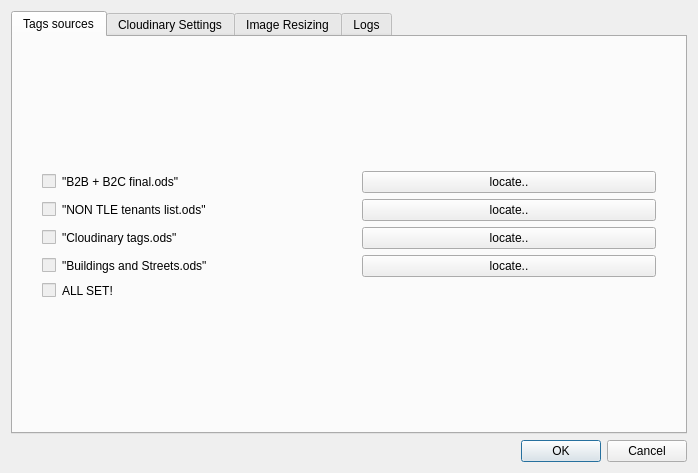
<?xml version="1.0" encoding="UTF-8"?>
<ui version="4.0">
 <class>Dialog</class>
 <widget class="QDialog" name="Dialog">
  <property name="geometry">
   <rect>
    <x>0</x>
    <y>0</y>
    <width>698</width>
    <height>473</height>
   </rect>
  </property>
  <property name="windowTitle">
   <string>Settings</string>
  </property>
  <layout class="QVBoxLayout" name="verticalLayout_5">
   <item>
    <widget class="QTabWidget" name="tabWidget">
     <property name="currentIndex">
      <number>0</number>
     </property>
     <widget class="QWidget" name="TagsSourcesTab">
      <attribute name="title">
       <string>Tags sources</string>
      </attribute>
      <layout class="QVBoxLayout" name="verticalLayout" stretch="0,1,0">
       <item>
        <spacer name="verticalSpacer_4">
         <property name="orientation">
          <enum>Qt::Vertical</enum>
         </property>
         <property name="sizeHint" stdset="0">
          <size>
           <width>20</width>
           <height>40</height>
          </size>
         </property>
        </spacer>
       </item>
       <item>
        <layout class="QGridLayout" name="gridLayout">
         <item row="0" column="0" rowspan="5">
          <spacer name="verticalSpacer_8">
           <property name="orientation">
            <enum>Qt::Vertical</enum>
           </property>
           <property name="sizeHint" stdset="0">
            <size>
             <width>20</width>
             <height>40</height>
            </size>
           </property>
          </spacer>
         </item>
         <item row="1" column="2">
          <widget class="QLabel" name="nonTLE_path">
           <property name="text">
            <string>&quot;NON TLE tenants list.ods&quot;</string>
           </property>
          </widget>
         </item>
         <item row="4" column="1">
          <widget class="QCheckBox" name="allSet_checkbox">
           <property name="enabled">
            <bool>false</bool>
           </property>
           <property name="text">
            <string/>
           </property>
          </widget>
         </item>
         <item row="0" column="3">
          <widget class="QPushButton" name="pushButton">
           <property name="text">
            <string>locate..</string>
           </property>
          </widget>
         </item>
         <item row="2" column="2">
          <widget class="QLabel" name="cloudinaryTags_path">
           <property name="text">
            <string>&quot;Cloudinary tags.ods&quot;</string>
           </property>
          </widget>
         </item>
         <item row="1" column="3">
          <widget class="QPushButton" name="pushButton_2">
           <property name="text">
            <string>locate..</string>
           </property>
          </widget>
         </item>
         <item row="3" column="1">
          <widget class="QCheckBox" name="buildings_checkbox">
           <property name="enabled">
            <bool>false</bool>
           </property>
           <property name="text">
            <string/>
           </property>
          </widget>
         </item>
         <item row="1" column="1">
          <widget class="QCheckBox" name="nonTLE_checkbox">
           <property name="enabled">
            <bool>false</bool>
           </property>
           <property name="text">
            <string/>
           </property>
          </widget>
         </item>
         <item row="0" column="1">
          <widget class="QCheckBox" name="B2B_final_checkbox">
           <property name="enabled">
            <bool>false</bool>
           </property>
           <property name="sizePolicy">
            <sizepolicy hsizetype="Fixed" vsizetype="Fixed">
             <horstretch>0</horstretch>
             <verstretch>0</verstretch>
            </sizepolicy>
           </property>
           <property name="text">
            <string/>
           </property>
          </widget>
         </item>
         <item row="2" column="1">
          <widget class="QCheckBox" name="cloudinaryTags_checkbox">
           <property name="enabled">
            <bool>false</bool>
           </property>
           <property name="text">
            <string/>
           </property>
          </widget>
         </item>
         <item row="3" column="2">
          <widget class="QLabel" name="buildings_path">
           <property name="text">
            <string>&quot;Buildings and Streets.ods&quot;</string>
           </property>
          </widget>
         </item>
         <item row="4" column="2">
          <widget class="QLabel" name="AllSet_label">
           <property name="text">
            <string>ALL SET!</string>
           </property>
          </widget>
         </item>
         <item row="2" column="3">
          <widget class="QPushButton" name="pushButton_3">
           <property name="text">
            <string>locate..</string>
           </property>
          </widget>
         </item>
         <item row="3" column="3">
          <widget class="QPushButton" name="pushButton_4">
           <property name="text">
            <string>locate..</string>
           </property>
          </widget>
         </item>
         <item row="0" column="2">
          <widget class="QLabel" name="B2B_final_path">
           <property name="text">
            <string>&quot;B2B + B2C final.ods&quot;</string>
           </property>
          </widget>
         </item>
         <item row="0" column="4" rowspan="5">
          <spacer name="verticalSpacer_9">
           <property name="orientation">
            <enum>Qt::Vertical</enum>
           </property>
           <property name="sizeHint" stdset="0">
            <size>
             <width>20</width>
             <height>40</height>
            </size>
           </property>
          </spacer>
         </item>
        </layout>
       </item>
       <item>
        <spacer name="verticalSpacer_5">
         <property name="orientation">
          <enum>Qt::Vertical</enum>
         </property>
         <property name="sizeHint" stdset="0">
          <size>
           <width>20</width>
           <height>40</height>
          </size>
         </property>
        </spacer>
       </item>
      </layout>
     </widget>
     <widget class="QWidget" name="cloudinarySettingsTab">
      <attribute name="title">
       <string>Cloudinary Settings</string>
      </attribute>
      <layout class="QVBoxLayout" name="verticalLayout_2">
       <item>
        <spacer name="verticalSpacer_11">
         <property name="orientation">
          <enum>Qt::Vertical</enum>
         </property>
         <property name="sizeHint" stdset="0">
          <size>
           <width>20</width>
           <height>40</height>
          </size>
         </property>
        </spacer>
       </item>
       <item>
        <layout class="QGridLayout" name="gridLayout_2">
         <item row="1" column="2" colspan="2">
          <widget class="QLineEdit" name="cloudName_text"/>
         </item>
         <item row="3" column="2" colspan="2">
          <widget class="QLineEdit" name="apiSecret_text"/>
         </item>
         <item row="1" column="0" rowspan="3">
          <spacer name="verticalSpacer_6">
           <property name="orientation">
            <enum>Qt::Vertical</enum>
           </property>
           <property name="sizeHint" stdset="0">
            <size>
             <width>20</width>
             <height>40</height>
            </size>
           </property>
          </spacer>
         </item>
         <item row="1" column="1">
          <widget class="QLabel" name="label_2">
           <property name="text">
            <string>Cloud Name</string>
           </property>
          </widget>
         </item>
         <item row="1" column="4" rowspan="3">
          <spacer name="verticalSpacer_7">
           <property name="orientation">
            <enum>Qt::Vertical</enum>
           </property>
           <property name="sizeHint" stdset="0">
            <size>
             <width>20</width>
             <height>40</height>
            </size>
           </property>
          </spacer>
         </item>
         <item row="3" column="1">
          <widget class="QLabel" name="label_4">
           <property name="text">
            <string>API Secret</string>
           </property>
          </widget>
         </item>
         <item row="4" column="3">
          <widget class="QPushButton" name="testCloudinaryConnection">
           <property name="text">
            <string>Test</string>
           </property>
          </widget>
         </item>
         <item row="2" column="2" colspan="2">
          <widget class="QLineEdit" name="apiKey_text"/>
         </item>
         <item row="2" column="1">
          <widget class="QLabel" name="label_3">
           <property name="text">
            <string>API Key</string>
           </property>
          </widget>
         </item>
         <item row="0" column="1" colspan="2">
          <widget class="QLabel" name="CloudinaryConnectionResult">
           <property name="text">
            <string>TextLabel</string>
           </property>
          </widget>
         </item>
        </layout>
       </item>
       <item>
        <spacer name="verticalSpacer_12">
         <property name="orientation">
          <enum>Qt::Vertical</enum>
         </property>
         <property name="sizeHint" stdset="0">
          <size>
           <width>20</width>
           <height>40</height>
          </size>
         </property>
        </spacer>
       </item>
      </layout>
     </widget>
     <widget class="QWidget" name="ImageResizeSettingsTab">
      <attribute name="title">
       <string>Image Resizing</string>
      </attribute>
      <layout class="QVBoxLayout" name="verticalLayout_3">
       <item>
        <spacer name="verticalSpacer_3">
         <property name="orientation">
          <enum>Qt::Vertical</enum>
         </property>
         <property name="sizeHint" stdset="0">
          <size>
           <width>20</width>
           <height>40</height>
          </size>
         </property>
        </spacer>
       </item>
       <item>
        <layout class="QHBoxLayout" name="horizontalLayout_3" stretch="0,1,0">
         <item>
          <spacer name="horizontalSpacer_3">
           <property name="orientation">
            <enum>Qt::Horizontal</enum>
           </property>
           <property name="sizeHint" stdset="0">
            <size>
             <width>40</width>
             <height>20</height>
            </size>
           </property>
          </spacer>
         </item>
         <item>
          <widget class="QLabel" name="validationResult">
           <property name="text">
            <string/>
           </property>
          </widget>
         </item>
         <item>
          <spacer name="horizontalSpacer_4">
           <property name="orientation">
            <enum>Qt::Horizontal</enum>
           </property>
           <property name="sizeHint" stdset="0">
            <size>
             <width>40</width>
             <height>20</height>
            </size>
           </property>
          </spacer>
         </item>
        </layout>
       </item>
       <item>
        <layout class="QGridLayout" name="gridLayout_3" columnstretch="1,0,1,0,1">
         <item row="0" column="1">
          <widget class="QLabel" name="label">
           <property name="text">
            <string>Max Size (Mb)</string>
           </property>
          </widget>
         </item>
         <item row="0" column="0" rowspan="3">
          <spacer name="verticalSpacer">
           <property name="orientation">
            <enum>Qt::Vertical</enum>
           </property>
           <property name="sizeHint" stdset="0">
            <size>
             <width>20</width>
             <height>40</height>
            </size>
           </property>
          </spacer>
         </item>
         <item row="1" column="2">
          <widget class="QLineEdit" name="longestSideEdit">
           <property name="text">
            <string>4000</string>
           </property>
           <property name="alignment">
            <set>Qt::AlignRight|Qt::AlignTrailing|Qt::AlignVCenter</set>
           </property>
           <property name="placeholderText">
            <string>4000</string>
           </property>
          </widget>
         </item>
         <item row="0" column="2">
          <widget class="QLineEdit" name="maxSizeLineEdit">
           <property name="text">
            <string>3.2</string>
           </property>
           <property name="alignment">
            <set>Qt::AlignRight|Qt::AlignTrailing|Qt::AlignVCenter</set>
           </property>
           <property name="placeholderText">
            <string>3.2</string>
           </property>
          </widget>
         </item>
         <item row="1" column="1">
          <widget class="QLabel" name="label_5">
           <property name="text">
            <string>Longest Side (px)</string>
           </property>
          </widget>
         </item>
         <item row="2" column="2">
          <widget class="QPushButton" name="validateSize">
           <property name="text">
            <string>validate</string>
           </property>
          </widget>
         </item>
         <item row="0" column="3" rowspan="3" colspan="2">
          <spacer name="verticalSpacer_2">
           <property name="orientation">
            <enum>Qt::Vertical</enum>
           </property>
           <property name="sizeHint" stdset="0">
            <size>
             <width>20</width>
             <height>40</height>
            </size>
           </property>
          </spacer>
         </item>
        </layout>
       </item>
       <item>
        <spacer name="verticalSpacer_10">
         <property name="orientation">
          <enum>Qt::Vertical</enum>
         </property>
         <property name="sizeHint" stdset="0">
          <size>
           <width>20</width>
           <height>40</height>
          </size>
         </property>
        </spacer>
       </item>
      </layout>
     </widget>
     <widget class="QWidget" name="logsSettingsTab">
      <attribute name="title">
       <string>Logs</string>
      </attribute>
      <layout class="QVBoxLayout" name="verticalLayout_4">
       <item>
        <spacer name="verticalSpacer_13">
         <property name="orientation">
          <enum>Qt::Vertical</enum>
         </property>
         <property name="sizeHint" stdset="0">
          <size>
           <width>20</width>
           <height>40</height>
          </size>
         </property>
        </spacer>
       </item>
       <item>
        <layout class="QHBoxLayout" name="horizontalLayout_2" stretch="1,3,1">
         <item>
          <spacer name="horizontalSpacer_2">
           <property name="orientation">
            <enum>Qt::Horizontal</enum>
           </property>
           <property name="sizeHint" stdset="0">
            <size>
             <width>40</width>
             <height>20</height>
            </size>
           </property>
          </spacer>
         </item>
         <item>
          <layout class="QGridLayout" name="gridLayout_5" rowstretch="0,0,0,0,0" columnstretch="5,1,0">
           <item row="1" column="1">
            <widget class="QPushButton" name="logFolder_button">
             <property name="text">
              <string>locate..</string>
             </property>
            </widget>
           </item>
           <item row="1" column="0">
            <widget class="QLabel" name="logFile_path">
             <property name="text">
              <string>Log folder</string>
             </property>
             <property name="alignment">
              <set>Qt::AlignLeading|Qt::AlignLeft|Qt::AlignTop</set>
             </property>
             <property name="wordWrap">
              <bool>true</bool>
             </property>
            </widget>
           </item>
           <item row="2" column="0">
            <widget class="QLabel" name="networkRootFolder_path">
             <property name="text">
              <string>Network root folder</string>
             </property>
             <property name="alignment">
              <set>Qt::AlignLeading|Qt::AlignLeft|Qt::AlignTop</set>
             </property>
             <property name="wordWrap">
              <bool>true</bool>
             </property>
            </widget>
           </item>
           <item row="2" column="1">
            <widget class="QPushButton" name="networkRootFolder_button">
             <property name="text">
              <string>locate..</string>
             </property>
            </widget>
           </item>
           <item row="4" column="0">
            <widget class="QLabel" name="settingsPathLabel">
             <property name="text">
              <string>TextLabel</string>
             </property>
            </widget>
           </item>
           <item row="3" column="0">
            <widget class="QLabel" name="label_7">
             <property name="text">
              <string>System settings</string>
             </property>
            </widget>
           </item>
           <item row="0" column="0">
            <widget class="QLabel" name="label_6">
             <property name="text">
              <string>Log files path</string>
             </property>
            </widget>
           </item>
          </layout>
         </item>
         <item>
          <spacer name="horizontalSpacer">
           <property name="orientation">
            <enum>Qt::Horizontal</enum>
           </property>
           <property name="sizeHint" stdset="0">
            <size>
             <width>40</width>
             <height>20</height>
            </size>
           </property>
          </spacer>
         </item>
        </layout>
       </item>
       <item>
        <spacer name="verticalSpacer_14">
         <property name="orientation">
          <enum>Qt::Vertical</enum>
         </property>
         <property name="sizeHint" stdset="0">
          <size>
           <width>20</width>
           <height>139</height>
          </size>
         </property>
        </spacer>
       </item>
      </layout>
     </widget>
    </widget>
   </item>
   <item>
    <layout class="QHBoxLayout" name="horizontalLayout">
     <item>
      <widget class="QDialogButtonBox" name="buttonBox">
       <property name="orientation">
        <enum>Qt::Horizontal</enum>
       </property>
       <property name="standardButtons">
        <set>QDialogButtonBox::Cancel|QDialogButtonBox::Ok</set>
       </property>
      </widget>
     </item>
    </layout>
   </item>
  </layout>
 </widget>
 <resources/>
 <connections>
  <connection>
   <sender>buttonBox</sender>
   <signal>accepted()</signal>
   <receiver>Dialog</receiver>
   <slot>accept()</slot>
   <hints>
    <hint type="sourcelabel">
     <x>248</x>
     <y>254</y>
    </hint>
    <hint type="destinationlabel">
     <x>157</x>
     <y>274</y>
    </hint>
   </hints>
  </connection>
  <connection>
   <sender>buttonBox</sender>
   <signal>rejected()</signal>
   <receiver>Dialog</receiver>
   <slot>reject()</slot>
   <hints>
    <hint type="sourcelabel">
     <x>316</x>
     <y>260</y>
    </hint>
    <hint type="destinationlabel">
     <x>286</x>
     <y>274</y>
    </hint>
   </hints>
  </connection>
 </connections>
</ui>
